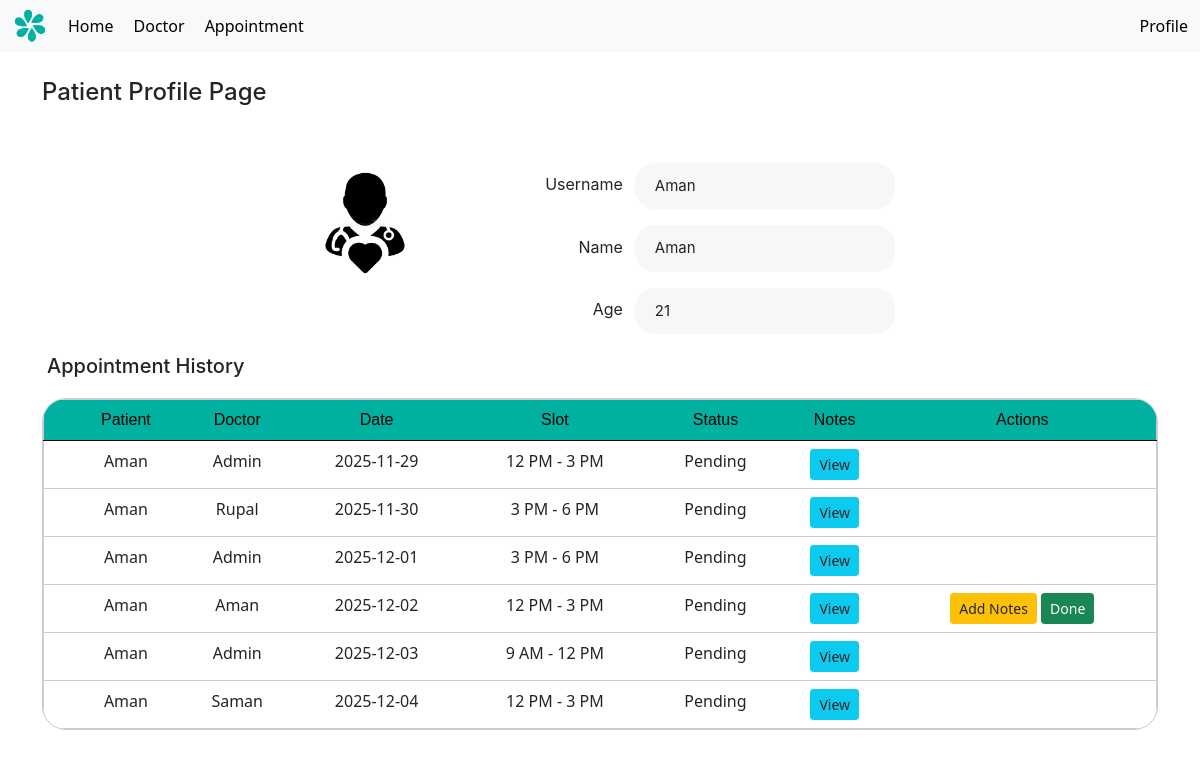
The app's page /patient/2 (signed in), older data.
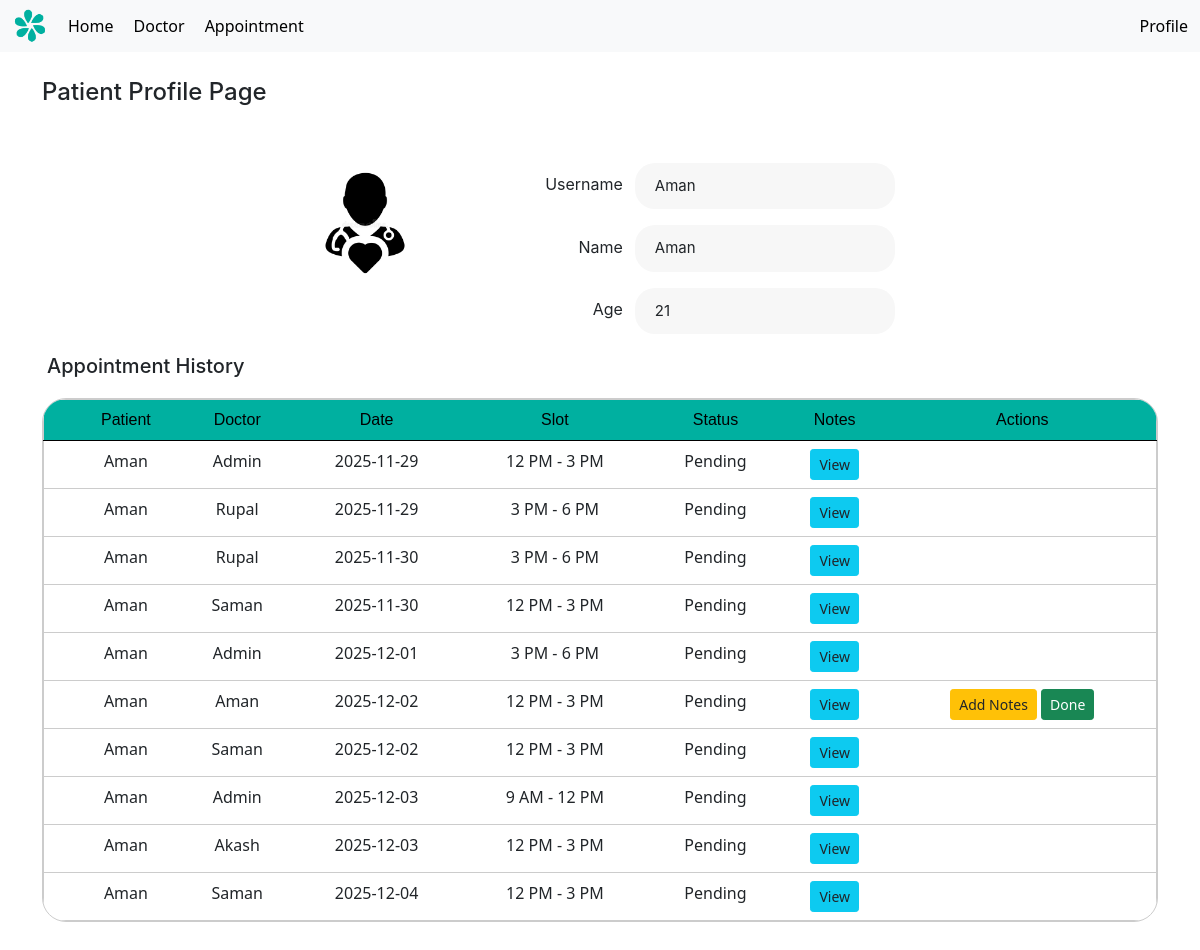
The same page, newer data.
### models.py (models this page shows, shortened)
class patient(UserMixin, db.Model):
    id = db.Column(db.Integer, primary_key=True)
    username = db.Column(db.String(100), unique=True, nullable=False)
    name = db.Column(db.String(100), nullable=False)
    age = db.Column(db.Integer, nullable=False)
    password = db.Column(db.String(200), nullable=False)
    appointments = db.relationship('appointment', back_populates='patient', lazy=True)
    is_admin = db.Column(db.Boolean, default=False)
    is_doctor = db.Column(db.Boolean, default=False)

class appointment(db.Model):
    id = db.Column(db.Integer, primary_key=True)
    patient_id = db.Column(db.Integer, db.ForeignKey('patient.id'), nullable=False)
    doctor_id = db.Column(db.Integer, db.ForeignKey('doctor.id'), nullable=False)
    appointment_date = db.Column(db.Date, nullable=False)
    slot = db.Column(db.String(20), nullable=False)
    prescription = db.Column(db.Text, nullable=True)
    status = db.Column(db.Boolean, default=False)
    is_blocked = db.Column(db.Boolean, default=False)
    doctor = db.relationship('doctor', back_populates='appointments', lazy=True)
    patient = db.relationship('patient', back_populates='appointments', lazy=True)

class doctor(UserMixin, db.Model):
    id = db.Column(db.Integer, primary_key=True)
    username = db.Column(db.String(100), unique=True, nullable=False)
    password = db.Column(db.String(200), nullable=False)
    name = db.Column(db.String(100), nullable=False)
    specialization = db.Column(db.String(100), nullable=False)
    availability = db.Column(db.Date, nullable=True)
    timeSlots = db.relationship('timeSlot', back_populates='doctor', lazy=True)
    appointments = db.relationship('appointment', back_populates='doctor', lazy=True)
    is_admin = db.Column(db.Boolean, default=False)
    is_doctor = db.Column(db.Boolean, default=True)

### app.py (the view)
@app.route('/patient/<int:patient_id>')
@login_required
def patient_profile(patient_id):
    pat = patient.query.get_or_404(patient_id)
    appointments = appointment.query.filter(
        appointment.patient_id == patient_id,
        appointment.is_blocked == False,
        appointment.patient_id != 0
    ).order_by(
        appointment.appointment_date.asc()
    ).all()
    return render_template(
        'profile_page_p.html',
        pat=pat,
        appointments=appointments
    )

### app.py (called while the page is built)
@login_manager.user_loader
def load_user(user_id):
    user_type = session.get("user_type")
    if user_type == "doctor":
        return doctor.query.get(int(user_id))
    return patient.query.get(int(user_id))

@app.context_processor
def inject_user():
    return dict(current_user=current_user, request = request)

### templates/profile_page_p.html (shortened to what this page needs)
{% extends 'layout.html' %}
{% block content %}
<h1>Patient Profile Page</h1>
<div class="flex-column gap-16p" style="align-items: center;">
<div class="flex-column mx-auto gap-16p mt-5" style = "align-items: center; display: flex">
<div class="flex-row gap-120p">
    <div class="profile-container d-flex flex-column align-items-center" style="width: 50%; border-radius: 100px; overflow: clip; align-items: center">
    <img src="{{ url_for('static', filename='images/patient_avatar.webp') }}" alt="Patient Avatar" class="avatar-img mb-3" style="width: 120px; border-radius: 300px; ">
    </div>
    <div class="profile-details flex-column gap-16p">
        <div class="flex-row gap-12p" style="align-items: center; justify-content: flex-end">
            <div class="profile-label">Username</div>
            <div class="profile-field">{{ pat.username }}</div>
        </div>
        <div class="flex-row gap-12p" style="align-items: center; justify-content: flex-end">
            <div class="profile-label">Name</div>
            <div class="profile-field">{{ pat.name }}</div>
        </div>
        <div class="flex-row gap-12p" style="align-items: center; justify-content: flex-end">
            <div class="profile-label">Age</div>
            <div class="profile-field">{{ pat.age }}</div>
        </div>
    </div>
</div>
</div>
</div>
 <h5 style="margin-bottom: -28px; margin-top: 20px; margin-left: 5px;">Appointment History</h5>
<div class="flex-column mx-auto gap-16p mt-5" style = "align-items: center; display: flex">
<div style=" border: 1px solid #ccc; border-radius: 24px; width: 100%; overflow: clip;">
<table class="table" style="text-align: center; padding: 20px; border: 1px solid #ccc; margin-bottom: 0px;">
  <thead class="thead-darky">
    <tr>
        <th scope="col"></th>
        <th scope="col">Patient</th>
        <th scope="col">Doctor</th>
        <th scope="col">Date</th>
        <th scope="col">Slot</th>
        <th scope="col">Status</th>
        <th scope="col">Notes</th>
        <th scope="col">Actions</th>
    </tr>
  </thead>
  <tbody>
        {% for a in appointments %}
        <tr class="table-row-link">
            <th scope="row"></th>
            <td><a href="{{ url_for('patient_profile', patient_id=a.patient.id) }}">{{ a.patient.name }}</a></td>
            <td><a href="{{ url_for('doctor_profile', doctor_id=a.doctor.id) }}">{{ a.doctor.name }}</a></td>
            <td>{{ a.appointment_date }}</td>
            <td>{{ a.slot }}</td>
            <td>{% if a.status %}
        <div class="text-success fw-bold">Complete</div>
    {% else %}
        <div>Pending</div>
    {% endif %}</td>
            <td>
              <a href="{{ url_for('view_notes', appt_id=a.id) }}" class="btn btn-info btn-sm">
                  View
              </a>
            </td>
            <td>
                {% if (current_user.is_doctor and a.doctor_id == current_user.id) or current_user.is_admin %}
                    <a href="{{ url_for('add_notes', appt_id=a.id) }}" class="btn btn-warning btn-sm">
                        Add Notes
                    </a>
                {% endif %}
                {% if (current_user.is_doctor and a.doctor_id == current_user.id) or current_user.is_admin %}
                    <form action="{{ url_for('mark_done', appt_id=a.id) }}" method="POST" style="display:inline;">
                        <button class="btn btn-sm btn-success">
                            {% if a.status %}Undo{% else %}Done{% endif %}
                        </button>
                    </form>
                {% endif %}
            </td>
        </tr>
        {% endfor %}
  </tbody>
</table>
</div>
</div>
{% endblock %}

### templates/layout.html (shortened to what this page needs)
<!DOCTYPE html>
<html lang="en">
<head>
    <link rel="stylesheet" href="{{ url_for('static', filename='styles.css') }}">
    <link href="https://cdn.jsdelivr.net/npm/bootstrap@5.0.2/dist/css/bootstrap.min.css" rel="stylesheet">
</head>
<body>
    <header>
        <nav class="navbar navbar-expand-lg navbar-light bg-light fixed-top">
            <div class="container-fluid">
                <div class="normal-a d-flex flex-row align-items-center gap-36p w-100">
                    <div class="normal-a d-flex flex-row align-items-center gap-20p">
                    <img src="{{ url_for('static', filename='images/BrandLogo.png') }}" alt="Hospital Logo" class="logo w-10">
                    <a href="{{ url_for('home') }}">Home</a>
                    <a href="{{ url_for('Doctor') }}">Doctor</a>
                    <a href="{{ url_for('Appointment') }}">Appointment</a>
                    </div>
                    <div class="normal-a d-flex flex-row align-items-center gap-20p">
                    {% if current_user.is_authenticated %}
                    <a href="{{ url_for('profile') }}">Profile</a>
                    {% endif %}
                    </div>
                </div>
            </div>
        </nav>
    </header>
    <main class="container centered-content mt-5" style="padding-top: 30px; padding-bottom: 30px;">
        {% block content %}{% endblock %}
    </main>

### static/styles.css (style rules this page uses)
.thead-darky { background-color: #00B0A0; color: black; font-weight: 400; border-style: none; font-family: 'Arial', sans-serif; }
table { text-align: center; }
.thead-darky th { font-weight: 400; font-size: 16px; }
.d-flex { display: flex; align-items: center; justify-content: space-between; }
.flex-column { display: flex; flex-direction: column; }
.flex-row { display: flex; flex-direction: row; }
.gap-12p { gap: 12px !important; }
.gap-16p { gap: 16px !important; }
.gap-20p { gap: 20px !important; }
.gap-36p { gap: 36px !important; }
.gap-120p { gap: 120px !important; }
h1, h2, h3, h4, h5, h6 { font-family: "inter", sans-serif; }
h1 { font-size: 24px !important; font-weight: 700; }
.normal-a, .navbar a { text-decoration: none; color: black; }
.navbar img { width: 36px; height: 36px; }
.profile-container { width: 50%; flex-wrap: nowrap }
.profile-field { background-color: #F7F7F7; border-radius: 20px; padding: 12px 20px; width: 260px; font-size: 15px; font-family: "inter", sans-serif; }
.profile-label { font-weight: 400; margin-bottom: 4px; font-family: "inter", sans-serif; }
.table-row-link a { text-decoration: none !important; color: inherit !important; }

Row changes from the older to the newer data that the page shows:
added appointment: patient.name "Aman", doctor.name "Rupal", appointment_date "2025-11-29", slot "3 PM - 6 PM", status "Pending"
added appointment: patient.name "Aman", doctor.name "Saman", appointment_date "2025-11-30", slot "12 PM - 3 PM", status "Pending"
added appointment: patient.name "Aman", doctor.name "Saman", appointment_date "2025-12-02", slot "12 PM - 3 PM", status "Pending"
added appointment: patient.name "Aman", doctor.name "Akash", appointment_date "2025-12-03", slot "12 PM - 3 PM", status "Pending"
